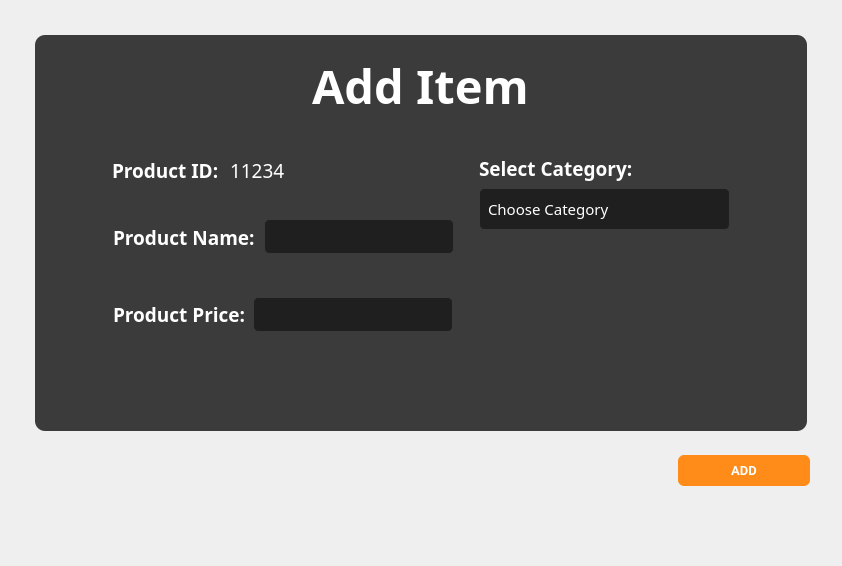
         <widget class="QWidget" name="addProdPage">
          <layout class="QGridLayout" name="gridLayout_8">
           <item row="0" column="0">
            <widget class="QWidget" name="widget_34" native="true">
             <property name="sizePolicy">
              <sizepolicy hsizetype="Preferred" vsizetype="Expanding">
               <horstretch>0</horstretch>
               <verstretch>0</verstretch>
              </sizepolicy>
             </property>
             <property name="styleSheet">
              <string notr="true"/>
             </property>
             <layout class="QVBoxLayout" name="verticalLayout_19">
              <item>
               <widget class="QWidget" name="widget_33" native="true">
                <property name="sizePolicy">
                 <sizepolicy hsizetype="Expanding" vsizetype="Expanding">
                  <horstretch>0</horstretch>
                  <verstretch>0</verstretch>
                 </sizepolicy>
                </property>
                <layout class="QVBoxLayout" name="verticalLayout_20">
                 <property name="spacing">
                  <number>6</number>
                 </property>
                 <property name="leftMargin">
                  <number>15</number>
                 </property>
                 <property name="topMargin">
                  <number>15</number>
                 </property>
                 <property name="rightMargin">
                  <number>15</number>
                 </property>
                 <property name="bottomMargin">
                  <number>9</number>
                 </property>
                 <item>
                  <widget class="QWidget" name="widget_55" native="true">
                   <property name="styleSheet">
                    <string notr="true">background-color: rgb(59, 59, 59);
border-radius: 10px;
</string>
                   </property>
                   <layout class="QVBoxLayout" name="verticalLayout_21">
                    <item alignment="Qt::AlignmentFlag::AlignTop">
                     <widget class="QWidget" name="widget_56" native="true">
                      <property name="minimumSize">
                       <size>
                        <width>0</width>
                        <height>50</height>
                       </size>
                      </property>
                      <layout class="QVBoxLayout" name="verticalLayout_22">
                       <property name="bottomMargin">
                        <number>0</number>
                       </property>
                       <item alignment="Qt::AlignmentFlag::AlignHCenter">
                        <widget class="QLabel" name="label_28">
                         <property name="sizePolicy">
                          <sizepolicy hsizetype="Expanding" vsizetype="Expanding">
                           <horstretch>0</horstretch>
                           <verstretch>0</verstretch>
                          </sizepolicy>
                         </property>
                         <property name="font">
                          <font>
                           <family>Poppins SemiBold</family>
                           <pointsize>35</pointsize>
                           <bold>true</bold>
                          </font>
                         </property>
                         <property name="styleSheet">
                          <string notr="true">QLabel{
	color:white;
}</string>
                         </property>
                         <property name="text">
                          <string>Add Item</string>
                         </property>
                        </widget>
                       </item>
                      </layout>
                     </widget>
                    </item>
                    <item>
                     <widget class="QWidget" name="widget_57" native="true">
                      <property name="sizePolicy">
                       <sizepolicy hsizetype="Expanding" vsizetype="Expanding">
                        <horstretch>0</horstretch>
                        <verstretch>0</verstretch>
                       </sizepolicy>
                      </property>
                      <layout class="QVBoxLayout" name="verticalLayout_23">
                       <property name="leftMargin">
                        <number>50</number>
                       </property>
                       <property name="topMargin">
                        <number>0</number>
                       </property>
                       <property name="rightMargin">
                        <number>50</number>
                       </property>
                       <item>
                        <widget class="QWidget" name="widget_58" native="true">
                         <layout class="QHBoxLayout" name="horizontalLayout_42">
                          <property name="spacing">
                           <number>6</number>
                          </property>
                          <property name="topMargin">
                           <number>0</number>
                          </property>
                          <item alignment="Qt::AlignmentFlag::AlignHCenter">
                           <widget class="QWidget" name="widget_94" native="true">
                            <property name="minimumSize">
                             <size>
                              <width>360</width>
                              <height>280</height>
                             </size>
                            </property>
                            <property name="maximumSize">
                             <size>
                              <width>360</width>
                              <height>16777215</height>
                             </size>
                            </property>
                            <widget class="QWidget" name="layoutWidget">
                             <property name="geometry">
                              <rect>
                               <x>9</x>
                               <y>9</y>
                               <width>343</width>
                               <height>74</height>
                              </rect>
                             </property>
                             <layout class="QHBoxLayout" name="horizontalLayout_7">
                              <item>
                               <widget class="QLabel" name="label_29">
                                <property name="font">
                                 <font>
                                  <family>Poppins SemiBold</family>
                                  <pointsize>14</pointsize>
                                  <bold>true</bold>
                                 </font>
                                </property>
                                <property name="styleSheet">
                                 <string notr="true">QLabel{
	color:white;
}</string>
                                </property>
                                <property name="text">
                                 <string>Product ID: </string>
                                </property>
                               </widget>
                              </item>
                              <item>
                               <widget class="QLabel" name="label_30">
                                <property name="font">
                                 <font>
                                  <family>Poppins Medium</family>
                                  <pointsize>14</pointsize>
                                  <bold>false</bold>
                                 </font>
                                </property>
                                <property name="styleSheet">
                                 <string notr="true">QLabel{
	color:white;
}</string>
                                </property>
                                <property name="text">
                                 <string>11234</string>
                                </property>
                               </widget>
                              </item>
                              <item>
                               <spacer name="horizontalSpacer_3">
                                <property name="orientation">
                                 <enum>Qt::Orientation::Horizontal</enum>
                                </property>
                                <property name="sizeHint" stdset="0">
                                 <size>
                                  <width>171</width>
                                  <height>72</height>
                                 </size>
                                </property>
                               </spacer>
                              </item>
                             </layout>
                            </widget>
                            <widget class="QLabel" name="label_35">
                             <property name="geometry">
                              <rect>
                               <x>10</x>
                               <y>100</y>
                               <width>145</width>
                               <height>27</height>
                              </rect>
                             </property>
                             <property name="font">
                              <font>
                               <family>Poppins SemiBold</family>
                               <pointsize>14</pointsize>
                               <bold>true</bold>
                              </font>
                             </property>
                             <property name="styleSheet">
                              <string notr="true">QLabel{
	color:white;
}</string>
                             </property>
                             <property name="text">
                              <string>Product Name:</string>
                             </property>
                            </widget>
                            <widget class="QLineEdit" name="lineEdit_2">
                             <property name="geometry">
                              <rect>
                               <x>161</x>
                               <y>95</y>
                               <width>190</width>
                               <height>35</height>
                              </rect>
                             </property>
                             <property name="sizePolicy">
                              <sizepolicy hsizetype="Fixed" vsizetype="Fixed">
                               <horstretch>0</horstretch>
                               <verstretch>0</verstretch>
                              </sizepolicy>
                             </property>
                             <property name="minimumSize">
                              <size>
                               <width>185</width>
                               <height>35</height>
                              </size>
                             </property>
                             <property name="maximumSize">
                              <size>
                               <width>16777215</width>
                               <height>30</height>
                              </size>
                             </property>
                             <property name="font">
                              <font>
                               <family>Poppins Medium</family>
                               <pointsize>11</pointsize>
                              </font>
                             </property>
                             <property name="styleSheet">
                              <string notr="true">QLineEdit {
    background-color: #1F1F1F;
    border: 1px solid #3B3B3B;
    border-radius: 5px;
    padding: 8px;
    color: white;
}

QLineEdit:focus {
    border-color: #FF8C18; /* Change border color when line edit is focused */
}

QLineEdit::placeholder {
    color: #808080; /* Placeholder text color */
}

QLineEdit::hover {
    background-color: #272727; /* Change background color on hover */
}
</string>
                             </property>
                            </widget>
                            <widget class="QLabel" name="label_36">
                             <property name="geometry">
                              <rect>
                               <x>10</x>
                               <y>177</y>
                               <width>134</width>
                               <height>27</height>
                              </rect>
                             </property>
                             <property name="font">
                              <font>
                               <family>Poppins SemiBold</family>
                               <pointsize>14</pointsize>
                               <bold>true</bold>
                              </font>
                             </property>
                             <property name="styleSheet">
                              <string notr="true">QLabel{
	color:white;
}</string>
                             </property>
                             <property name="text">
                              <string>Product Price:</string>
                             </property>
                            </widget>
                            <widget class="QLineEdit" name="lineEdit_6">
                             <property name="geometry">
                              <rect>
                               <x>150</x>
                               <y>173</y>
                               <width>200</width>
                               <height>35</height>
                              </rect>
                             </property>
                             <property name="sizePolicy">
                              <sizepolicy hsizetype="Fixed" vsizetype="Fixed">
                               <horstretch>0</horstretch>
                               <verstretch>0</verstretch>
                              </sizepolicy>
                             </property>
                             <property name="minimumSize">
                              <size>
                               <width>200</width>
                               <height>35</height>
                              </size>
                             </property>
                             <property name="maximumSize">
                              <size>
                               <width>16777215</width>
                               <height>30</height>
                              </size>
                             </property>
                             <property name="font">
                              <font>
                               <family>Poppins Medium</family>
                               <pointsize>11</pointsize>
                              </font>
                             </property>
                             <property name="styleSheet">
                              <string notr="true">QLineEdit {
    background-color: #1F1F1F;
    border: 1px solid #3B3B3B;
    border-radius: 5px;
    padding: 8px;
    color: white;
}

QLineEdit:focus {
    border-color: #FF8C18; /* Change border color when line edit is focused */
}

QLineEdit::placeholder {
    color: #808080; /* Placeholder text color */
}

QLineEdit::hover {
    background-color: #272727; /* Change background color on hover */
}
</string>
                             </property>
                            </widget>
                           </widget>
                          </item>
                          <item alignment="Qt::AlignmentFlag::AlignHCenter">
                           <widget class="QWidget" name="widget_95" native="true">
                            <property name="sizePolicy">
                             <sizepolicy hsizetype="Fixed" vsizetype="Preferred">
                              <horstretch>0</horstretch>
                              <verstretch>0</verstretch>
                             </sizepolicy>
                            </property>
                            <property name="minimumSize">
                             <size>
                              <width>270</width>
                              <height>0</height>
                             </size>
                            </property>
                            <property name="maximumSize">
                             <size>
                              <width>250</width>
                              <height>16777215</height>
                             </size>
                            </property>
                            <widget class="QWidget" name="layoutWidget">
                             <property name="geometry">
                              <rect>
                               <x>10</x>
                               <y>30</y>
                               <width>251</width>
                               <height>76</height>
                              </rect>
                             </property>
                             <layout class="QVBoxLayout" name="verticalLayout_24">
                              <item>
                               <widget class="QLabel" name="label_31">
                                <property name="font">
                                 <font>
                                  <family>Poppins SemiBold</family>
                                  <pointsize>14</pointsize>
                                  <bold>true</bold>
                                 </font>
                                </property>
                                <property name="styleSheet">
                                 <string notr="true">QLabel{
	color:white;
}</string>
                                </property>
                                <property name="text">
                                 <string>Select Category:</string>
                                </property>
                               </widget>
                              </item>
                              <item>
                               <widget class="QComboBox" name="comboBox">
                                <property name="font">
                                 <font>
                                  <family>Poppins Medium</family>
                                  <pointsize>11</pointsize>
                                 </font>
                                </property>
                                <property name="styleSheet">
                                 <string notr="true">QComboBox {
    background-color: #1F1F1F;
    border: 1px solid #3B3B3B;
    border-radius: 5px;
    padding: 8px;
    color: white;
    min-width: 150px; /* Set minimum width */
}

QComboBox::drop-down {
    border: none;
    subcontrol-origin: padding;
    subcontrol-position: top right;
    width: 20px;
    background-color: transparent;
}

QComboBox::down-arrow {
    image: url(:/iCons/icons8-down-arrow-25.png); 
    width: 16px; 
    height: 16px;
    subcontrol-origin: padding; 
    subcontrol-position: center right; 
}


QComboBox::item {
    background-color: #1F1F1F;
	color:white;
    padding: 8px;
}
QComboBox QAbstractItemView::item {
    background-color: #272727; 
    padding: 8px;
	border-radius:5px;
	border: 1px solid #3B3B3B;
    color: white; 
}

QComboBox::item:selected {
    background-color: #FF8C18;
}

QComboBox::hover {
    background-color: #272727; 
}
QComboBox QAbstractItemView::item:hover {
    background-color: #B7B7B7;
}
</string>
                                </property>
                                <property name="currentText">
                                 <string/>
                                </property>
                                <property name="placeholderText">
                                 <string>Choose Category</string>
                                </property>
                                <item>
                                 <property name="text">
                                  <string>Coffee</string>
                                 </property>
                                </item>
                                <item>
                                 <property name="text">
                                  <string>Non-Coffee</string>
                                 </property>
                                </item>
                               </widget>
                              </item>
                             </layout>
                            </widget>
                           </widget>
                          </item>
                         </layout>
                        </widget>
                       </item>
                      </layout>
                     </widget>
                    </item>
                   </layout>
                  </widget>
                 </item>
                </layout>
               </widget>
              </item>
              <item alignment="Qt::AlignmentFlag::AlignBottom">
               <widget class="QWidget" name="widget_46" native="true">
                <property name="minimumSize">
                 <size>
                  <width>0</width>
                  <height>100</height>
                 </size>
                </property>
                <layout class="QHBoxLayout" name="horizontalLayout_43">
                 <property name="rightMargin">
                  <number>12</number>
                 </property>
                 <item>
                  <layout class="QGridLayout" name="gridLayout_17">
                   <item row="0" column="0">
                    <spacer name="horizontalSpacer_6">
                     <property name="orientation">
                      <enum>Qt::Orientation::Horizontal</enum>
                     </property>
                     <property name="sizeHint" stdset="0">
                      <size>
                       <width>538</width>
                       <height>20</height>
                      </size>
                     </property>
                    </spacer>
                   </item>
                   <item row="0" column="1">
                    <widget class="QPushButton" name="pushButton_31">
                     <property name="minimumSize">
                      <size>
                       <width>132</width>
                       <height>31</height>
                      </size>
                     </property>
                     <property name="maximumSize">
                      <size>
                       <width>16777215</width>
                       <height>31</height>
                      </size>
                     </property>
                     <property name="font">
                      <font>
                       <family>Roboto</family>
                       <pointsize>10</pointsize>
                       <bold>true</bold>
                      </font>
                     </property>
                     <property name="styleSheet">
                      <string notr="true">QPushButton {
    padding: 6px 14px;
    font-family: &quot;Roboto&quot;, sans-serif;
    border-radius: 6px;
    border: none;
    color: white;
    background: #FF8C18;
    box-shadow: 0px 0.5px 1.5px rgba(54, 122, 246, 0.25), inset 0px 0.8px 0px -0.25px rgba(255, 255, 255, 0.2);
    user-select: none;
    -webkit-user-select: none;
    touch-action: manipulation;
    transition: background-color 0.2s, box-shadow 0.2s; 
}
QPushButton::pressed {
    background-color: #B7B7B7;
    box-shadow: 0px 1px 2px rgba(0, 0, 0, 0.5) inset;
	color:black;
}
QPushButton:hover {
    background-color: #FFA54E; 
}</string>
                     </property>
                     <property name="text">
                      <string>ADD</string>
                     </property>
                     <property name="checkable">
                      <bool>true</bool>
                     </property>
                     <property name="autoExclusive">
                      <bool>true</bool>
                     </property>
                    </widget>
                   </item>
                   <item row="1" column="1">
                    <spacer name="verticalSpacer_3">
                     <property name="orientation">
                      <enum>Qt::Orientation::Vertical</enum>
                     </property>
                     <property name="sizeHint" stdset="0">
                      <size>
                       <width>20</width>
                       <height>40</height>
                      </size>
                     </property>
                    </spacer>
                   </item>
                  </layout>
                 </item>
                </layout>
               </widget>
              </item>
             </layout>
            </widget>
           </item>
          </layout>
         </widget>
